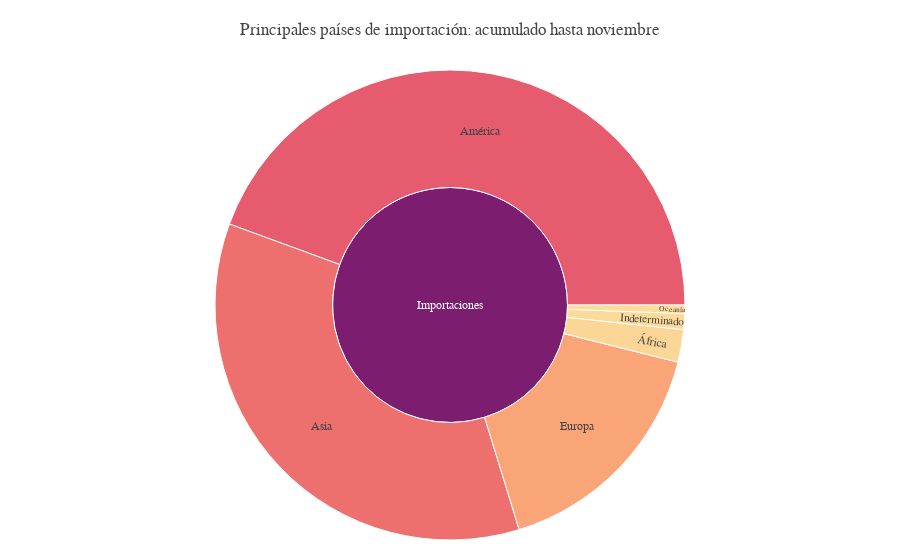

Here is the notebook cell this chart was saved with:
### Code cell
def build_hierarchical_dataframe(df, levels, value_column, color_columns=None):
    """
    Build a hierarchy of levels for Sunburst or Treemap charts.

    Levels are given starting from the bottom to the top of the hierarchy,
    ie the last level corresponds to the root.
    """
    df_all_trees = pd.DataFrame(columns=['id', 'parent', 'value', 'color'])
    total_pa_color = df.cif.sum()
    for i, level in enumerate(levels):
        df_tree = pd.DataFrame(columns=['id', 'parent', 'value', 'color'])
        dfg = df.groupby(levels[i:]).sum()
        dfg = dfg.reset_index()
        df_tree['id'] = dfg[level].copy()
        if i < len(levels) - 1:
            df_tree['parent'] = dfg[levels[i+1]].copy()
        else:
            df_tree['parent'] = 'Importaciones'
        df_tree['value'] = dfg[value_column]
        
        df_tree['color'] = dfg[color_columns]/total_pa_color
        df_all_trees = df_all_trees.append(df_tree, ignore_index=True)
        # df_all_trees = pd.concat([df_all_trees,df_tree] ,ignore_index=True)
    total = pd.Series(dict(id='Importaciones', parent='',
                              value=df[value_column].sum(),
                              color=df[color_columns]
                            ))
    df_all_trees = df_all_trees.append(total, ignore_index=True)
    #para reemplazar el nan del total
    df_all_trees.color.iloc[-1] = 1
    # df_all_trees =pd.concat([df_all_trees,total], ignore_index=True)
    return df_all_trees

def plot_sunburst_socios(acumulado:bool):
    df = socios_sas_impo_acumulado if acumulado else socios_sas_impo_mensual
    fecha = "acumulado hasta noviembre" if acumulado else "mes de noviembre"
    socios_sas_mensual_tree = build_hierarchical_dataframe(df=df, levels=["pais_descri", "continente"],value_column="cif", color_columns = "cif")

    fig = go.Figure(go.Sunburst(
        labels=socios_sas_mensual_tree['id'],
        parents=socios_sas_mensual_tree['parent'],
        values=socios_sas_mensual_tree['value'],
        branchvalues='total',
        marker=dict(
            colors=socios_sas_mensual_tree['color'],
            colorscale='Sunsetdark',
            # cmid=average_score
            ),
        hovertemplate='<b>%{label} </b> <br> CIF: $%{value:,.2f}<br> Proporcion: %{color:.2%}', #Me jode la proporcion, sí o sí entra por color
        name='',
        maxdepth=2
        ))
    fig.update_layout(title_text = f"Principales países de importación: {fecha}", template = None,
                    margin = {"t":70, "b":20, "l":10, "r":10},separators = ",." ,
                    #   uniformtext=dict(minsize=10, mode='hide'),
                    font_family = "verdana",
                    # paper_bgcolor='rgba(0,0,0,0)',
                    ) 
    
    return fig

plot_sunburst_socios(acumulado=False)
plot_sunburst_socios(acumulado=True)

### Figure 1 — Plotly figure (JSON) as saved in the notebook; plotly's stock layout.template omitted (floating-point values rounded to 4 significant figures; data arrays with more than 128 entries replaced by an {"elided": "..."} marker saying what was removed)
{"data": [{"branchvalues": "total", "hovertemplate": "<b>%{label} </b> <br> CIF: $%{value:,.2f}<br> Proporcion: %{color:.2%}", "labels": {"elided": "193 str values"}, "marker": {"colors": {"elided": "193 float values"}, "colorscale": [[0, "rgb(252, 222, 156)"], [0.1667, "rgb(250, 164, 118)"], [0.3333, "rgb(240, 116, 110)"], [0.5, "rgb(227, 79, 111)"], [0.6667, "rgb(220, 57, 119)"], [0.8333, "rgb(185, 37, 122)"], [1, "rgb(124, 29, 111)"]]}, "maxdepth": 2, "name": "", "parents": {"elided": "193 str values"}, "type": "sunburst", "values": {"elided": "193 float values"}}], "layout": {"font": {"family": "verdana"}, "margin": {"b": 20, "l": 10, "r": 10, "t": 70}, "separators": ",.", "title": {"text": "Principales países de importación: acumulado hasta noviembre"}}}
